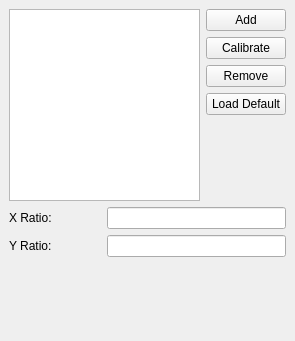
<?xml version="1.0" encoding="UTF-8"?>
<ui version="4.0">
 <class>ProfileDock</class>
 <widget class="QDockWidget" name="ProfileDock">
  <property name="geometry">
   <rect>
    <x>0</x>
    <y>0</y>
    <width>295</width>
    <height>341</height>
   </rect>
  </property>
  <property name="allowedAreas">
   <set>Qt::LeftDockWidgetArea|Qt::RightDockWidgetArea</set>
  </property>
  <property name="windowTitle">
   <string>ProfileDock</string>
  </property>
  <widget class="QWidget" name="dockWidgetContents">
   <layout class="QGridLayout" name="gridLayout">
    <item row="0" column="0" rowspan="5" colspan="2">
     <widget class="QListView" name="view"/>
    </item>
    <item row="3" column="2">
     <widget class="QPushButton" name="reset">
      <property name="text">
       <string>Load Default</string>
      </property>
     </widget>
    </item>
    <item row="0" column="2">
     <widget class="QPushButton" name="add">
      <property name="text">
       <string>Add</string>
      </property>
     </widget>
    </item>
    <item row="1" column="2">
     <widget class="QPushButton" name="calibrate">
      <property name="text">
       <string>Calibrate</string>
      </property>
     </widget>
    </item>
    <item row="2" column="2">
     <widget class="QPushButton" name="remove">
      <property name="text">
       <string>Remove</string>
      </property>
     </widget>
    </item>
    <item row="7" column="0">
     <spacer name="verticalSpacer">
      <property name="orientation">
       <enum>Qt::Vertical</enum>
      </property>
      <property name="sizeHint" stdset="0">
       <size>
        <width>20</width>
        <height>48</height>
       </size>
      </property>
     </spacer>
    </item>
    <item row="6" column="1" colspan="2">
     <widget class="QLineEdit" name="Y"/>
    </item>
    <item row="5" column="0">
     <widget class="QLabel" name="label">
      <property name="text">
       <string>X Ratio:</string>
      </property>
     </widget>
    </item>
    <item row="6" column="0">
     <widget class="QLabel" name="label_2">
      <property name="text">
       <string>Y Ratio:</string>
      </property>
      <property name="alignment">
       <set>Qt::AlignLeading|Qt::AlignLeft|Qt::AlignVCenter</set>
      </property>
     </widget>
    </item>
    <item row="5" column="1" colspan="2">
     <widget class="QLineEdit" name="X"/>
    </item>
   </layout>
  </widget>
 </widget>
 <resources/>
 <connections/>
</ui>
